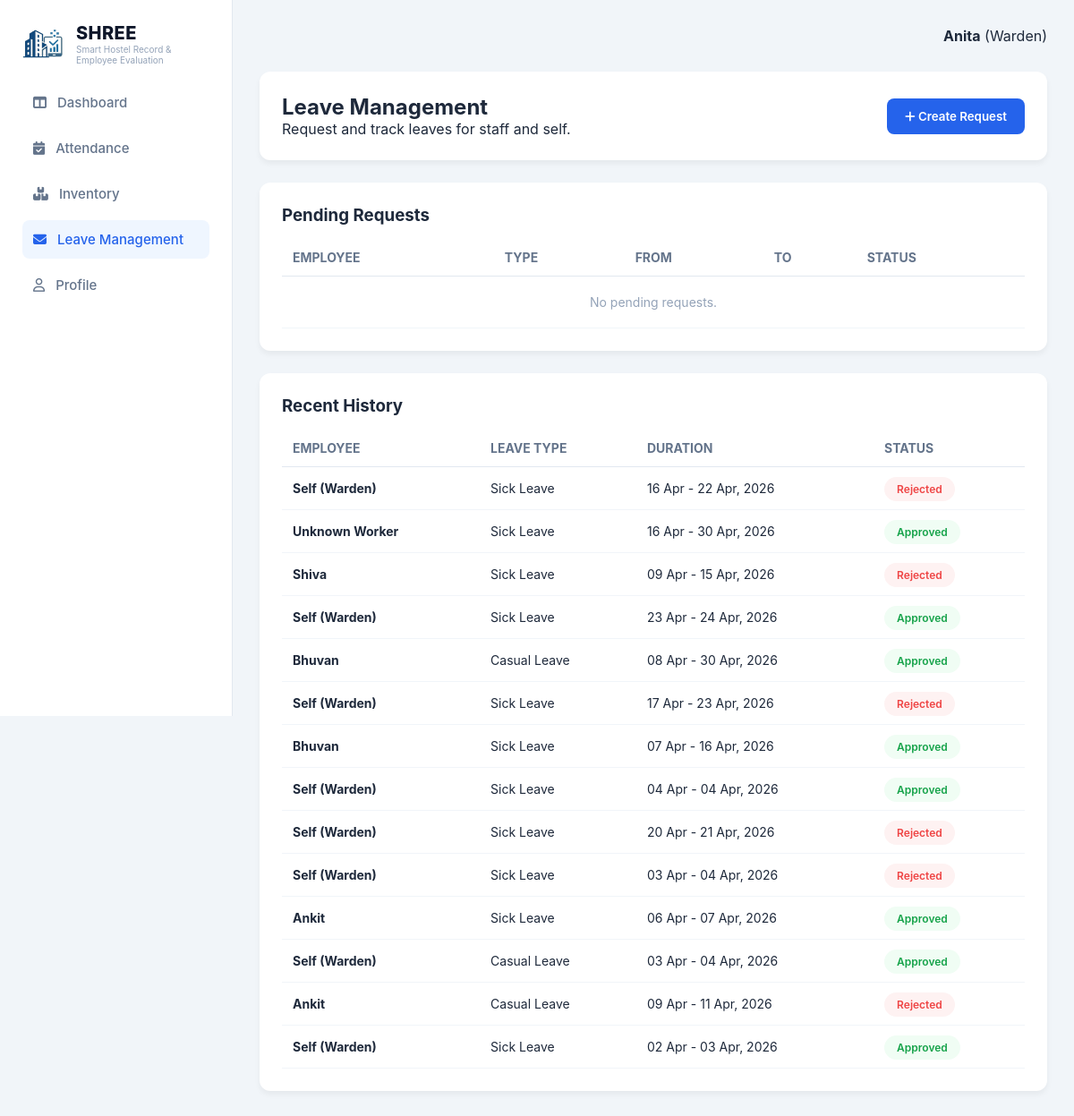
Page /accounts/warden/leave/ (signed in) on the committed database.
### accounts/models.py (models this page shows, shortened)
class Warden(models.Model):
    user = models.OneToOneField(User, on_delete=models.CASCADE, null=True, blank=True)
    university_record = models.OneToOneField(UniversityID, on_delete=models.CASCADE, null=True, limit_choices_to={'role': 'warden'})
    warden_id = models.CharField(max_length=20, unique=True)
    name = models.CharField(max_length=20)
    admin_id = models.ForeignKey(User, on_delete=models.SET_NULL, null=True, blank=True, related_name='managed_wardens')
    name = models.CharField(max_length=100)
    email = models.EmailField(blank=True, null=True)
    leave_balance = models.IntegerField(default=15)
    phone_number = models.CharField(max_length=10, blank=True, null=True)

class LeaveRequest(models.Model):
    STATUS_CHOICES = [('Pending', 'Pending'), ('Approved', 'Approved'), ('Rejected', 'Rejected')]
    worker = models.ForeignKey(Worker, on_delete=models.CASCADE, null=True, blank=True)
    worker_master = models.ForeignKey(UniversityID, on_delete=models.SET_NULL, null=True, blank=True)
    warden = models.ForeignKey(Warden, on_delete=models.CASCADE)
    is_warden_request = models.BooleanField(default=False)
    leave_type = models.CharField(max_length=50)
    start_date = models.DateField()
    end_date = models.DateField()
    status = models.CharField(max_length=20, choices=STATUS_CHOICES, default='Pending')
    reason = models.TextField(null=True, blank=True)
    attachment = models.FileField(upload_to='leave_attachments/', null=True, blank=True)
    created_at = models.DateTimeField(auto_now_add=True)
    @property
    def display_worker_name(self):
        if self.is_warden_request:
            return "Self (Warden)"
        if self.worker:
            return self.worker.name or self.worker.worker_id
        if self.worker_master:
            return self.worker_master.full_name or self.worker_master.university_id
        return "Unknown Worker"

class Worker(models.Model):
    user = models.OneToOneField(User, on_delete=models.CASCADE, null=True, blank=True)
    university_record = models.OneToOneField(UniversityID, on_delete=models.CASCADE, null=True, blank=True, limit_choices_to={'role': 'worker'})
    worker_id = models.CharField(max_length=20, unique=True, blank=True) # blank=True zaroori hai
    name = models.CharField(max_length=100)
    email = models.EmailField(blank=True, null=True)
    phone_number = models.CharField(max_length=10, validators=[phone_validator], blank=True, null=True)
    admin_id = models.ForeignKey(User, on_delete=models.SET_NULL, null=True, blank=True, related_name='managed_workers')
    leave_balance = models.IntegerField(default=15)

### accounts/views.py (the view, shortened to what this page needs)
# urls.py: path('warden/leave/', views.warden_leave_view, name='warden_leave'),
@login_required
def warden_leave_view(request):
    try:
        current_warden = Warden.objects.get(user=request.user)
    except Warden.DoesNotExist:
        messages.error(request, "Warden profile not found.")
        return redirect('welcome_role')
    context = {
        'workers': UniversityID.objects.filter(role='worker'),
        'today': date.today().strftime('%Y-%m-%d'),
        'warden': current_warden,
        'pending': LeaveRequest.objects.filter(warden=current_warden, status='Pending').select_related('worker'),
        'history': LeaveRequest.objects.filter(warden=current_warden).exclude(status='Pending').select_related('worker').order_by('-created_at')
    }
    return render(request, 'Shree1/warden_leave.html', context)

### templates/Shree1/warden_leave.html (shortened to what this page needs)
{% load static %}
<!doctype html>
<html lang="en">
  <head>
    <link
      rel="stylesheet"
      href="https://cdnjs.cloudflare.com/ajax/libs/font-awesome/6.4.0/css/all.min.css"
    />
  </head>
  <body>
    <div class="container">
      <aside class="sidebar">
        <div class="logo-section">
          <img src="{% static 'Shree1/images/logo_img.jpeg' %}" alt="SHREE Logo" class="nav-logo-file" style="width: 48px; height: 48px; border-radius: 10px; object-fit: contain;" />
          <div>
            <h2 class="logo-name">SHREE</h2>
            <p style="font-size: 10px; color: #94a3b8">Smart Hostel Record & Employee Evaluation</p>
          </div>
        </div>
        <nav class="nav-menu">
          <a href="{% url 'warden_dashboard' %}" class="nav-item"
            ><i class="fa-solid fa-table-columns"></i> Dashboard</a
          >
          <a href="{% url 'attendance' %}" class="nav-item"
            ><i class="fa-solid fa-calendar-check"></i> Attendance</a
          >
          <a href="{% url 'inventory' %}" class="nav-item"
            ><i class="fa-solid fa-boxes-stacked"></i> Inventory</a
          >
          <a href="{% url 'warden_leave' %}" class="nav-item active"
            ><i class="fa-solid fa-envelope"></i> Leave Management</a
          >
          <a href="{% url 'warden_profile' %}" class="nav-item"
            ><i class="fa-regular fa-user"></i> Profile</a
          >
        </nav>
      </aside>
      <main class="main-content">
        <header class="top-header">
          <div class="user-info">
            <strong>{{ warden.name }}</strong>
            <span class="user-role">(Warden)</span>
          </div>
        </header>
        <section class="intro-card">
          <div>
            <h1>Leave Management</h1>
            <p>Request and track leaves for staff and self.</p>
          </div>
          <button class="btn-request" onclick="toggleModal(true)">
            <i class="fa-solid fa-plus"></i> Create Request
          </button>
        </section>
        <div class="content-card">
          <h3>Pending Requests</h3>
          <table class="leave-table">
            <thead>
              <tr>
                <th>Employee</th>
                <th>Type</th>
                <th>From</th>
                <th>To</th>
                <th>Status</th>
              </tr>
            </thead>
            <tbody>
  {% for req in pending %}
  <tr>
    <td>
      <strong>
        {% if req.is_warden_request %}
          Self (Warden)
        {% else %}
          {{ req.display_worker_name }}
        {% endif %}
      </strong>
    </td>
    <td>{{ req.leave_type }}</td>
    <td>{{ req.start_date|date:"d M, Y" }}</td>
    <td>{{ req.end_date|date:"d M, Y" }}</td>
    <td><span class="status-badge pending">Pending</span></td>
  </tr>
  {% empty %}
  <tr>
    <td colspan="5" style="text-align: center; color: #94a3b8; padding: 20px">No pending requests.</td>
  </tr>
  {% endfor %}
</tbody>
          </table>
        </div>
        <div class="content-card">
          <h3>Recent History</h3>
          <table class="leave-table">
            <thead>
              <tr>
                <th>Employee</th>
                <th>Leave Type</th>
                <th>Duration</th>
                <th>Status</th>
              </tr>
            </thead>
           <tbody>
  {% for h in history %}
  <tr>
    <td>
      <strong>
        {% if h.is_warden_request %}
          Self (Warden)
        {% else %}
          {{ h.display_worker_name }}
        {% endif %}
      </strong>
    </td>
    <td>{{ h.leave_type }}</td>
    <td>{{ h.start_date|date:"d M" }} - {{ h.end_date|date:"d M, Y" }}</td>
    <td>
      <span class="status-badge {% if h.status == 'Approved' %}approved{% elif h.status == 'Rejected' %}rejected{% endif %}">
        {{ h.status }}
      </span>
    </td>
  </tr>
  {% empty %}
  <tr>
    <td colspan="4" style="text-align: center; padding: 20px">No history available.</td>
  </tr>
  {% endfor %}
</tbody>
          </table>
        </div>
      </main>
    </div>
  </body>
</html>

### templates/Shree1/warden_leave.html (style rules this page uses)
:root { --primary-blue: #2563eb; --success-green: #10b981; --danger-red: #ef4444; --bg-light: #f1f5f9; --border-color: #e2e8f0; }
* { margin: 0; padding: 0; box-sizing: border-box; font-family: "Inter", sans-serif; }
body { background-color: var(--bg-light); color: #1e293b; display: flex; }
.container { display: flex; width: 100%; }
.sidebar { width: 260px; background: white; padding: 25px; border-right: 1px solid var(--border-color); position: fixed; height: 100vh; }
.logo-section { display: flex; align-items: center; gap: 12px; margin-bottom: 16px; }
.logo-name { margin: 0; font-size: 20px; font-weight: 800; letter-spacing: 0.02em; color: #0f172a; }
.nav-menu { display: flex; flex-direction: column; gap: 8px; margin-top: 20px; }
.nav-item { display: flex; align-items: center; gap: 12px; padding: 12px; color: #64748b; text-decoration: none; border-radius: 8px; font-weight: 500; font-size: 15px; }
.nav-item.active, .nav-item:hover { background: #eff6ff; color: var(--primary-blue); }
.main-content { flex: 1; margin-left: 260px; padding: 30px; }
.top-header { display: flex; justify-content: flex-end; align-items: center; margin-bottom: 30px; gap: 20px; }
.intro-card { background: white; padding: 25px; border-radius: 12px; box-shadow: 0 4px 6px rgba(0, 0, 0, 0.05); margin-bottom: 25px; display: flex; justify-content: space-between; align-items: center; }
.content-card { background: white; padding: 25px; border-radius: 12px; box-shadow: 0 4px 6px rgba(0, 0, 0, 0.05); margin-bottom: 25px; }
.btn-request { background: var(--primary-blue); color: white; border: none; padding: 12px 20px; border-radius: 8px; cursor: pointer; font-weight: 600; }
.leave-table { width: 100%; border-collapse: collapse; margin-top: 15px; }
.leave-table th { text-align: left; padding: 12px; color: #64748b; border-bottom: 1px solid var(--border-color); font-size: 14px; text-transform: uppercase; }
.leave-table td { padding: 15px 12px; border-bottom: 1px solid #f1f5f9; font-size: 14px; }
.status-badge { padding: 6px 14px; border-radius: 20px; font-size: 12px; font-weight: 600; }
.status-badge.approved { background: #f0fdf4; color: #16a34a; }
.status-badge.rejected { background: #fef2f2; color: #ef4444; }

### rows in the picture
Warden: name "Anita"
LeaveRequest: is_warden_request "Self (Warden)", leave_type "Sick Leave", start_date "16 Apr", end_date "22 Apr, 2026", status "Rejected"
LeaveRequest: display_worker_name "Unknown Worker", leave_type "Sick Leave", start_date "16 Apr", end_date "30 Apr, 2026", status "Approved"
LeaveRequest: display_worker_name "Shiva", leave_type "Sick Leave", start_date "09 Apr", end_date "15 Apr, 2026", status "Rejected"
LeaveRequest: is_warden_request "Self (Warden)", leave_type "Sick Leave", start_date "23 Apr", end_date "24 Apr, 2026", status "Approved"
LeaveRequest: display_worker_name "Bhuvan", leave_type "Casual Leave", start_date "08 Apr", end_date "30 Apr, 2026", status "Approved"
LeaveRequest: is_warden_request "Self (Warden)", leave_type "Sick Leave", start_date "17 Apr", end_date "23 Apr, 2026", status "Rejected"
LeaveRequest: display_worker_name "Bhuvan", leave_type "Sick Leave", start_date "07 Apr", end_date "16 Apr, 2026", status "Approved"
LeaveRequest: is_warden_request "Self (Warden)", leave_type "Sick Leave", start_date "04 Apr", end_date "04 Apr, 2026", status "Approved"
LeaveRequest: is_warden_request "Self (Warden)", leave_type "Sick Leave", start_date "20 Apr", end_date "21 Apr, 2026", status "Rejected"
LeaveRequest: is_warden_request "Self (Warden)", leave_type "Sick Leave", start_date "03 Apr", end_date "04 Apr, 2026", status "Rejected"
LeaveRequest: display_worker_name "Ankit", leave_type "Sick Leave", start_date "06 Apr", end_date "07 Apr, 2026", status "Approved"
LeaveRequest: is_warden_request "Self (Warden)", leave_type "Casual Leave", start_date "03 Apr", end_date "04 Apr, 2026", status "Approved"
LeaveRequest: display_worker_name "Ankit", leave_type "Casual Leave", start_date "09 Apr", end_date "11 Apr, 2026", status "Rejected"
LeaveRequest: is_warden_request "Self (Warden)", leave_type "Sick Leave", start_date "02 Apr", end_date "03 Apr, 2026", status "Approved"
